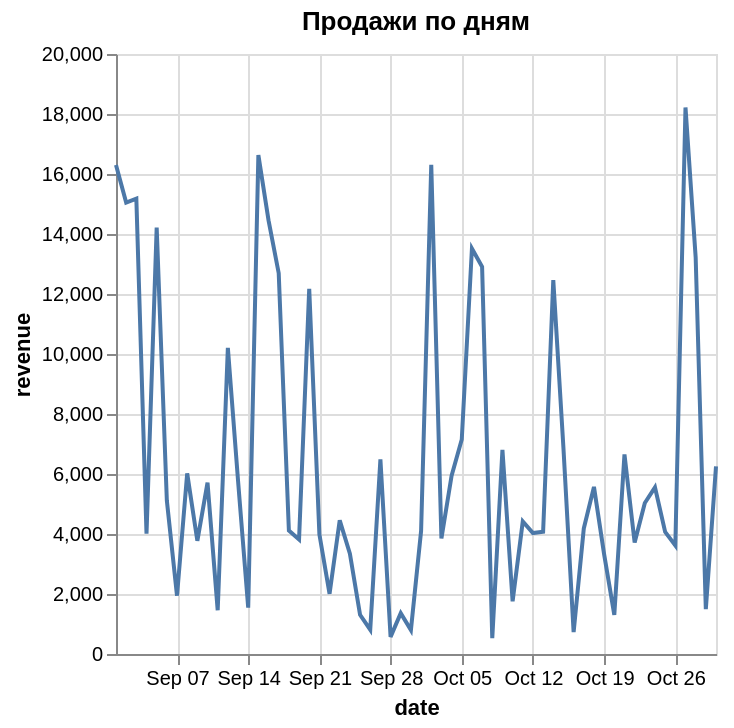

Notebook code cell kept with this figure:
### Markdown cell above
Методы вида `df.plot.line()`, `df.plot.bar()` и `df.plot.scatter()` - это удобный способ быстро построить базовый график прямо из *DataFrame*, не выходя из цепочки обработки данных. Они особенно полезны на этапе разведочного анализа, когда нужно мгновенно увидеть тренд, распределение или зависимость.

Однако важно понимать:
эти методы - упрощённый интерфейс поверх *Altair*. Они автоматически настраивают типы данных, оси и базовую стилистику, делая «разумные предположения» на основе содержимого *DataFrame*.

Если вам нужна полная гибкость, например, настраивать оси, добавлять заголовки, менять цветовые палитры, комбинировать несколько слоёв, создавать взаимодействия (zoom, tooltips, фильтрация) или строить сложные мультипанельные визуализации, то следует использовать полноценный **API Altair**: `alt.Chart(df)`.

### Code cell
chart = alt.Chart(df).mark_line().encode(
    x="date:T",
    y="revenue:Q"
).properties(title="Продажи по дням")

chart.show()

### Figure 1 — Vega-Lite specification as saved in the notebook (floating-point values rounded to 4 significant figures)
{"config": {"view": {"continuousWidth": 300, "continuousHeight": 300}}, "data": {"name": "data-72f16699f2a63b25b4313d7a7f8b1760"}, "mark": {"type": "line"}, "encoding": {"x": {"field": "date", "type": "temporal"}, "y": {"field": "revenue", "type": "quantitative"}}, "title": "Продажи по дням", "$schema": "https://vega.github.io/schema/vega-lite/v5.20.1.json", "datasets": {"data-72f16699f2a63b25b4313d7a7f8b1760": [{"date": "2025-09-01T00:00:00", "category": "Electronics", "price": 281.0, "units_sold": 58, "revenue": 16300.0}, {"date": "2025-09-02T00:00:00", "category": "Electronics", "price": 307.1, "units_sold": 49, "revenue": 15050.0}, {"date": "2025-09-03T00:00:00", "category": "Electronics", "price": 303.6, "units_sold": 50, "revenue": 15180.0}, {"date": "2025-09-04T00:00:00", "category": "Clothing", "price": 80.21, "units_sold": 50, "revenue": 4011.0}, {"date": "2025-09-05T00:00:00", "category": "Electronics", "price": 302.4, "units_sold": 47, "revenue": 14220.0}, {"date": "2025-09-06T00:00:00", "category": "Home", "price": 108.8, "units_sold": 47, "revenue": 5114.0}, {"date": "2025-09-07T00:00:00", "category": "Books", "price": 37.38, "units_sold": 52, "revenue": 1944.0}, {"date": "2025-09-08T00:00:00", "category": "Home", "price": 113.6, "units_sold": 53, "revenue": 6021.0}, {"date": "2025-09-09T00:00:00", "category": "Clothing", "price": 68.61, "units_sold": 55, "revenue": 3774.0}, {"date": "2025-09-10T00:00:00", "category": "Home", "price": 103.9, "units_sold": 55, "revenue": 5713.0}, {"date": "2025-09-11T00:00:00", "category": "Books", "price": 29.15, "units_sold": 50, "revenue": 1457.0}, {"date": "2025-09-12T00:00:00", "category": "Electronics", "price": 318.9, "units_sold": 32, "revenue": 10210.0}, {"date": "2025-09-13T00:00:00", "category": "Home", "price": 103.2, "units_sold": 56, "revenue": 5777.0}, {"date": "2025-09-14T00:00:00", "category": "Books", "price": 28.09, "units_sold": 55, "revenue": 1545.0}, {"date": "2025-09-15T00:00:00", "category": "Electronics", "price": 281.8, "units_sold": 59, "revenue": 16630.0}, {"date": "2025-09-16T00:00:00", "category": "Electronics", "price": 314.2, "units_sold": 46, "revenue": 14450.0}, {"date": "2025-09-17T00:00:00", "category": "Electronics", "price": 295.2, "units_sold": 43, "revenue": 12690.0}, {"date": "2025-09-18T00:00:00", "category": "Clothing", "price": 74.81, "units_sold": 55, "revenue": 4114.0}, {"date": "2025-09-19T00:00:00", "category": "Clothing", "price": 86.81, "units_sold": 44, "revenue": 3820.0}, {"date": "2025-09-20T00:00:00", "category": "Electronics", "price": 304.4, "units_sold": 40, "revenue": 12170.0}, {"date": "2025-09-21T00:00:00", "category": "Clothing", "price": 81.37, "units_sold": 49, "revenue": 3987.0}, {"date": "2025-09-22T00:00:00", "category": "Books", "price": 44.58, "units_sold": 45, "revenue": 2006.0}, {"date": "2025-09-23T00:00:00", "category": "Clothing", "price": 87.38, "units_sold": 51, "revenue": 4457.0}, {"date": "2025-09-24T00:00:00", "category": "Clothing", "price": 92.87, "units_sold": 36, "revenue": 3343.0}, {"date": "2025-09-25T00:00:00", "category": "Books", "price": 21.05, "units_sold": 62, "revenue": 1305.0}, {"date": "2025-09-26T00:00:00", "category": "Books", "price": 13.51, "units_sold": 60, "revenue": 810.3}, {"date": "2025-09-27T00:00:00", "category": "Home", "price": 115.8, "units_sold": 56, "revenue": 6486.0}, {"date": "2025-09-28T00:00:00", "category": "Books", "price": 10.59, "units_sold": 54, "revenue": 571.6}, {"date": "2025-09-29T00:00:00", "category": "Books", "price": 34.88, "units_sold": 39, "revenue": 1360.0}, {"date": "2025-09-30T00:00:00", "category": "Books", "price": 13.77, "units_sold": 58, "revenue": 798.8}, {"date": "2025-10-01T00:00:00", "category": "Clothing", "price": 80.38, "units_sold": 51, "revenue": 4099.0}, {"date": "2025-10-02T00:00:00", "category": "Electronics", "price": 286.1, "units_sold": 57, "revenue": 16310.0}, {"date": "2025-10-03T00:00:00", "category": "Clothing", "price": 91.68, "units_sold": 42, "revenue": 3851.0}, {"date": "2025-10-04T00:00:00", "category": "Home", "price": 123.8, "units_sold": 48, "revenue": 5944.0}, {"date": "2025-10-05T00:00:00", "category": "Home", "price": 121.2, "units_sold": 59, "revenue": 7149.0}, {"date": "2025-10-06T00:00:00", "category": "Electronics", "price": 307.2, "units_sold": 44, "revenue": 13520.0}, {"date": "2025-10-07T00:00:00", "category": "Electronics", "price": 307.3, "units_sold": 42, "revenue": 12910.0}, {"date": "2025-10-08T00:00:00", "category": "Books", "price": 9.46, "units_sold": 56, "revenue": 529.9}, {"date": "2025-10-09T00:00:00", "category": "Home", "price": 106.3, "units_sold": 64, "revenue": 6805.0}, {"date": "2025-10-10T00:00:00", "category": "Books", "price": 43.88, "units_sold": 40, "revenue": 1755.0}, {"date": "2025-10-11T00:00:00", "category": "Clothing", "price": 80.31, "units_sold": 55, "revenue": 4417.0}, {"date": "2025-10-12T00:00:00", "category": "Clothing", "price": 66.11, "units_sold": 61, "revenue": 4033.0}, {"date": "2025-10-13T00:00:00", "category": "Clothing", "price": 81.58, "units_sold": 50, "revenue": 4079.0}, {"date": "2025-10-14T00:00:00", "category": "Electronics", "price": 304.0, "units_sold": 41, "revenue": 12460.0}, {"date": "2025-10-15T00:00:00", "category": "Home", "price": 100.8, "units_sold": 68, "revenue": 6853.0}, {"date": "2025-10-16T00:00:00", "category": "Books", "price": 14.58, "units_sold": 50, "revenue": 728.9}, {"date": "2025-10-17T00:00:00", "category": "Clothing", "price": 95.12, "units_sold": 44, "revenue": 4185.0}, {"date": "2025-10-18T00:00:00", "category": "Home", "price": 132.6, "units_sold": 42, "revenue": 5571.0}, {"date": "2025-10-19T00:00:00", "category": "Clothing", "price": 65.14, "units_sold": 51, "revenue": 3322.0}, {"date": "2025-10-20T00:00:00", "category": "Books", "price": 26.11, "units_sold": 50, "revenue": 1305.0}, {"date": "2025-10-21T00:00:00", "category": "Home", "price": 138.6, "units_sold": 48, "revenue": 6652.0}, {"date": "2025-10-22T00:00:00", "category": "Clothing", "price": 88.52, "units_sold": 42, "revenue": 3718.0}, {"date": "2025-10-23T00:00:00", "category": "Home", "price": 139.8, "units_sold": 36, "revenue": 5033.0}, {"date": "2025-10-24T00:00:00", "category": "Home", "price": 104.8, "units_sold": 53, "revenue": 5557.0}, {"date": "2025-10-25T00:00:00", "category": "Clothing", "price": 62.56, "units_sold": 65, "revenue": 4066.0}, {"date": "2025-10-26T00:00:00", "category": "Clothing", "price": 60.29, "units_sold": 60, "revenue": 3617.0}, {"date": "2025-10-27T00:00:00", "category": "Electronics", "price": 289.2, "units_sold": 63, "revenue": 18220.0}, {"date": "2025-10-28T00:00:00", "category": "Electronics", "price": 300.6, "units_sold": 44, "revenue": 13220.0}, {"date": "2025-10-29T00:00:00", "category": "Books", "price": 31.76, "units_sold": 47, "revenue": 1493.0}, {"date": "2025-10-30T00:00:00", "category": "Home", "price": 109.7, "units_sold": 57, "revenue": 6254.0}]}}
